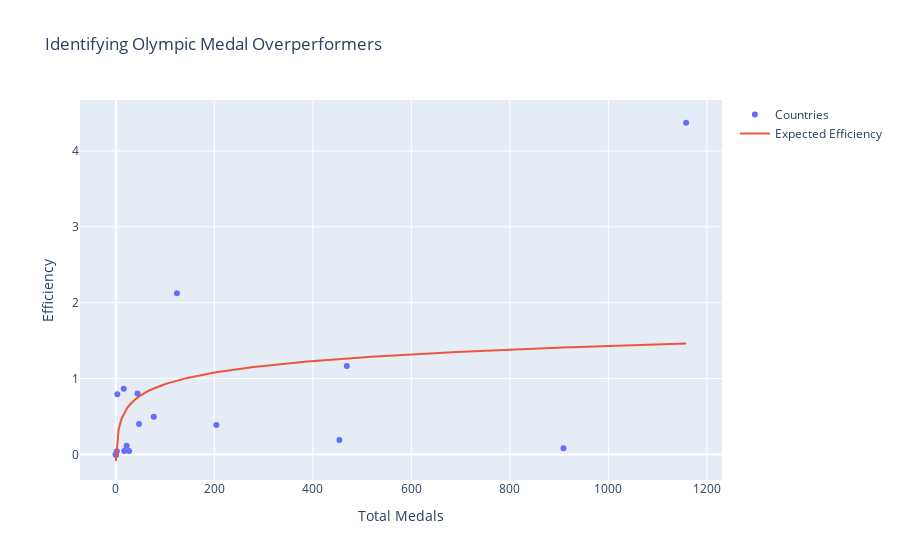

Notebook source saved alongside this figure:
### Code cell
# Plotting overperformers with trend line (via numpy)
x = df_efficiecy["total_medals"]
y = df_efficiecy["efficiency_per_capita"]
coef = np.polyfit(np.log1p(x), y, 1)

# Generate a smooth x-range
x_line = np.linspace(x.min(), x.max(), 200)

# Compute the trend line
y_line = coef[0] * np.log1p(x_line) + coef[1]

# plot
fig = go.Figure()

fig.add_trace(
    go.Scatter(
        x=df_efficiecy["total_medals"],
        y=df_efficiecy["efficiency_per_capita"],
        mode='markers',
        name='Countries',
        text=df_efficiecy["NOC"], # hover label
        hovertemplate=(
            "<b>%{text}</b><br>"
            "Total Medals: %{x}<br>"
            "Medals per Capita: %{y:.3f}<extra></extra>"
        )
    )
)

# Trend Line
fig.add_trace(
    go.Scatter(
        x=x_line,
        y=y_line,
        mode='lines',
        name='Expected Efficiency',
        hoverinfo='skip'
    )
)

fig.update_layout(
    title="Identifying Olympic Medal Overperformers",
    xaxis_title="Total Medals",
    yaxis_title="Efficiency"
)

fig.show()

### Figure 1 — Plotly figure (JSON) as saved in the notebook; plotly's stock layout.template omitted (floating-point values rounded to 4 significant figures; data arrays with more than 128 entries replaced by an {"elided": "..."} marker saying what was removed)
{"data": [{"hovertemplate": "<b>%{text}</b><br>Total Medals: %{x}<br>Medals per Capita: %{y:.3f}<extra></extra>", "mode": "markers", "name": "Countries", "text": ["ALB", "ALG", "AND", "ARG", "ARM", "AUS", "AUT", "AZE", "BDI", "BEL", "BEN", "BIH", "BLR", "BOL", "BRA", "BRN", "CAF", "CAN", "CHN", "CMR", "COL", "CPV"], "x": [0.0, 17.0, 0.0, 204.0, 16.0, 1158.0, 47.0, 44.0, 2.0, 77.0, 0.0, 0.0, 124.0, 0.0, 454.0, 3.0, 0.0, 469.0, 909.0, 22.0, 27.0, 0.0], "y": [0.0, 0.04363, 0.0, 0.3867, 0.8655, 4.372, 0.402, 0.8038, 0.04228, 0.4968, 0.0, 0.0, 2.126, 0.0, 0.1899, 0.7937, 0.0, 1.165, 0.08042, 0.1136, 0.04648, 0.0], "type": "scatter"}, {"hoverinfo": "skip", "mode": "lines", "name": "Expected Efficiency", "x": {"elided": "200 float values"}, "y": {"elided": "200 float values"}, "type": "scatter"}], "layout": {"title": {"text": "Identifying Olympic Medal Overperformers"}, "xaxis": {"title": {"text": "Total Medals"}}, "yaxis": {"title": {"text": "Efficiency"}}}}
